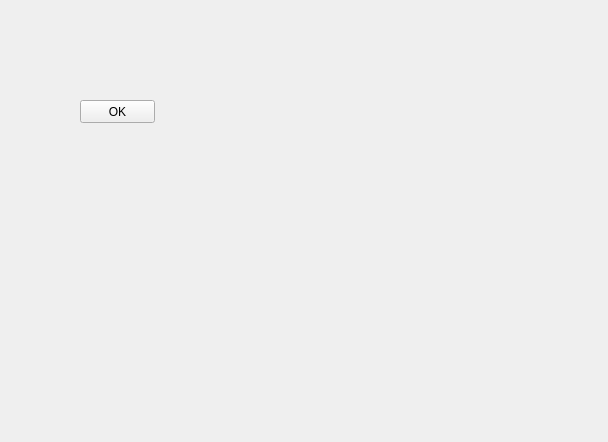
<?xml version="1.0" encoding="UTF-8"?>
<ui version="4.0">
 <class>Form</class>
 <widget class="QWidget" name="Form">
  <property name="geometry">
   <rect>
    <x>0</x>
    <y>0</y>
    <width>608</width>
    <height>442</height>
   </rect>
  </property>
  <property name="windowTitle">
   <string>Form</string>
  </property>
  <widget class="QPushButton" name="ok">
   <property name="geometry">
    <rect>
     <x>80</x>
     <y>100</y>
     <width>75</width>
     <height>23</height>
    </rect>
   </property>
   <property name="text">
    <string>OK</string>
   </property>
  </widget>
 </widget>
 <resources/>
 <connections/>
</ui>
